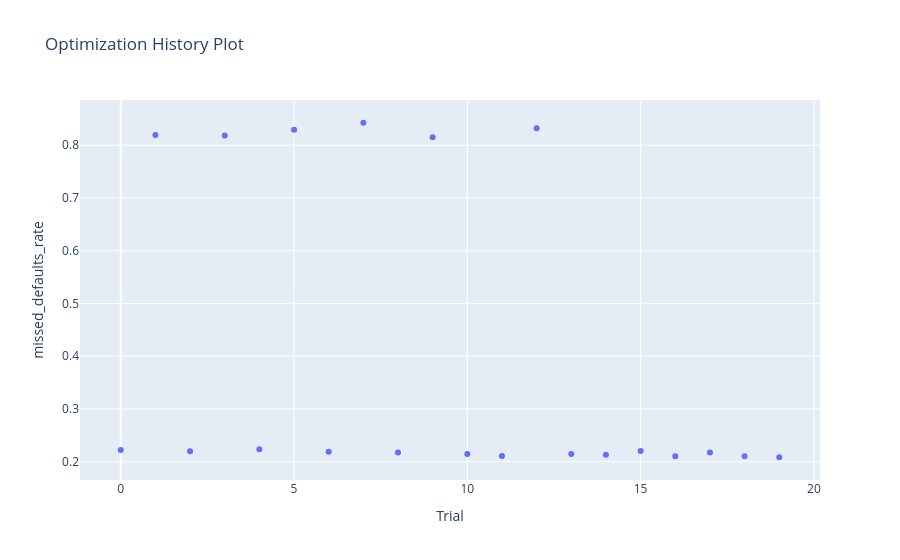
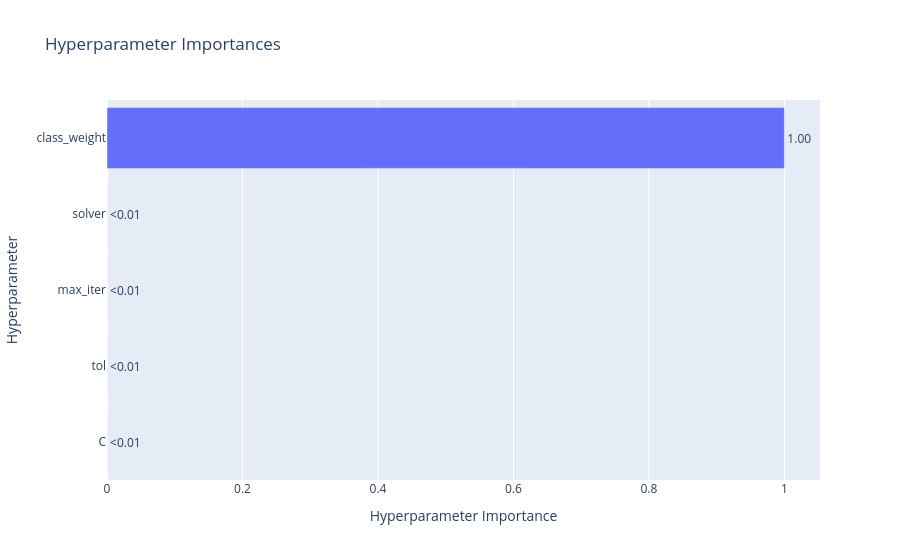
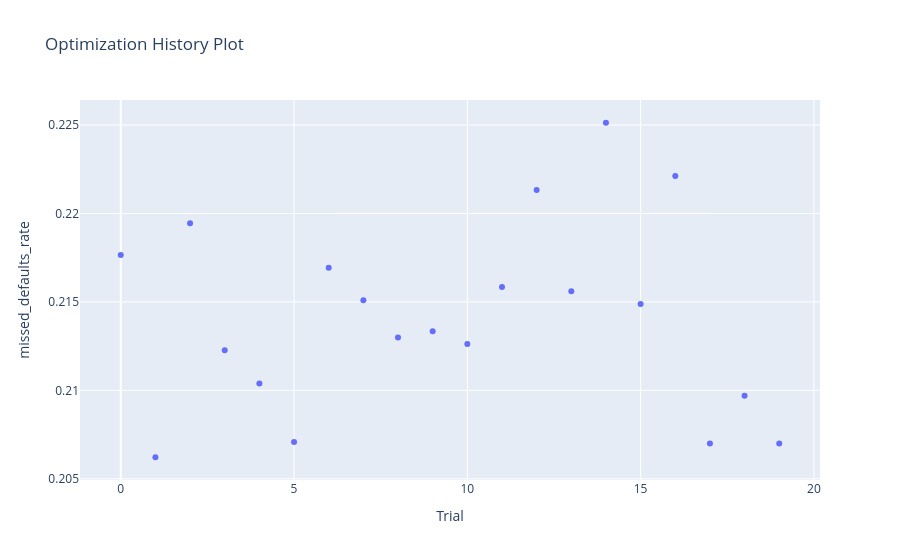
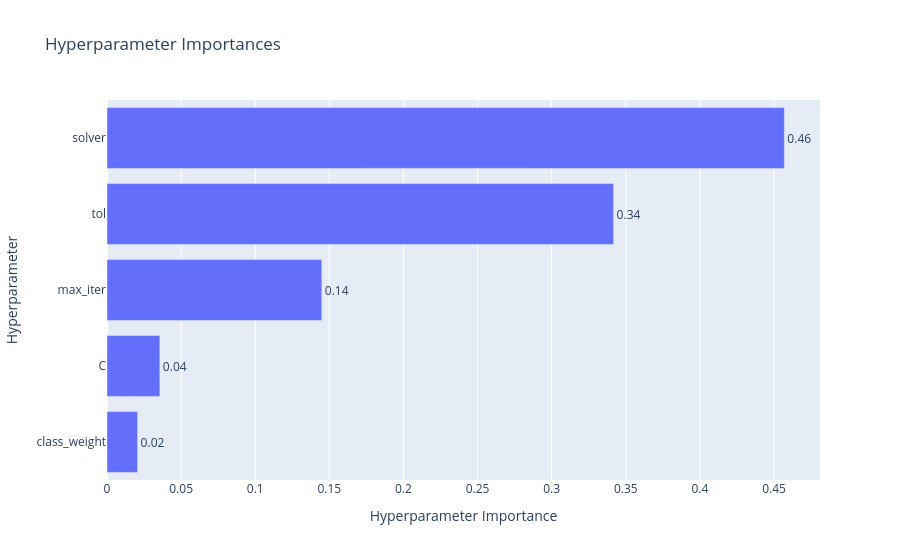

Notebook source saved alongside these figures, in order:
### Code cell
def get_linear_params(trial):
    params = {
        "class_weight": trial.suggest_categorical("class_weight", [None, "balanced"]),
        "fit_intercept": True,
        "tol": trial.suggest_float("tol", 1e-4, 1e-2, log=True),
        "max_iter": trial.suggest_int("max_iter", 2000, 20000),
        "solver": trial.suggest_categorical("solver", ["lbfgs", "newton-cg", "newton-cholesky", "saga"]),
        "C": trial.suggest_float("C", 1e-4, 1e2, log=True),
        "random_state": RANDOM_STATE,
    }

    solver = params["solver"]
    if solver in ["lbfgs", "newton-cg", "newton-cholesky"]:
        params["l1_ratio"] = 0
    elif solver == "saga":
        params["l1_ratio"] = trial.suggest_float("l1_ratio", 0.0, 1.0)
    
    return params

def build_pipeline_fn(trial):
    model = LogisticRegression(**get_linear_params(trial))
    return get_base_pipeline(linear_preprocessor, model)

def build_best_pipeline_fn(best_params):
    model = LogisticRegression(**best_params, random_state=RANDOM_STATE)
    return get_base_pipeline(linear_preprocessor, model)

lr_best_params = run_optuna(build_pipeline_fn, build_best_pipeline_fn, "Logistic Regression")

def build_pipeline_fn(trial):
    model = LogisticRegression(**get_linear_params(trial))
    return get_ros_pipeline(linear_preprocessor, model)

def build_best_pipeline_fn(best_params):
    model = LogisticRegression(**best_params, random_state=RANDOM_STATE)
    return get_ros_pipeline(linear_preprocessor, model)

lr_os_best_params = run_optuna(build_pipeline_fn, build_best_pipeline_fn, "Logistic Regression with Over Sampler")

def build_pipeline_fn(trial):
    model = LogisticRegression(**get_linear_params(trial))
    return get_smote_pipeline(linear_preprocessor, model)

def build_best_pipeline_fn(best_params):
    model = LogisticRegression(**best_params, random_state=RANDOM_STATE)
    return get_smote_pipeline(linear_preprocessor, model)

lr_smote_best_params = run_optuna(build_pipeline_fn, build_best_pipeline_fn, "Logistic Regression with SMOTE")

# def build_pipeline_fn(trial):
#     model = LogisticRegression(**get_linear_params(trial))
#     return get_rus_pipeline(linear_preprocessor, model)

# def build_best_pipeline_fn(best_params):
#     model = LogisticRegression(**best_params, random_state=RANDOM_STATE)
#     return get_rus_pipeline(linear_preprocessor, model)

# lr_us_best_params = run_optuna(build_pipeline_fn, build_best_pipeline_fn, "Logistic Regression with Under Sampler")

# def build_pipeline_fn(trial):
#     model = LogisticRegression(**get_linear_params(trial))
#     return get_cc_pipeline(linear_preprocessor, model)

# def build_best_pipeline_fn(best_params):
#     model = LogisticRegression(**best_params, random_state=RANDOM_STATE)
#     return get_cc_pipeline(linear_preprocessor, model)

# lr_cc_best_params = run_optuna(build_pipeline_fn, build_best_pipeline_fn, "Logistic Regression with Cluster Centroids")

### Figure 1 — Plotly figure (JSON) as saved in the notebook; plotly's stock layout.template omitted (floating-point values rounded to 4 significant figures)
{"data": [{"mode": "markers", "name": "missed_defaults_rate", "type": "scatter", "x": [0, 1, 2, 3, 4, 5, 6, 7, 8, 9, 10, 11, 12, 13, 14, 15, 16, 17, 18, 19], "y": [0.2222, 0.8192, 0.2198, 0.8186, 0.2236, 0.8292, 0.2189, 0.8427, 0.2174, 0.8153, 0.2142, 0.2108, 0.8321, 0.2144, 0.2132, 0.2203, 0.2104, 0.2171, 0.21, 0.2083]}, {"marker": {"color": "#cccccc"}, "mode": "markers", "name": "Infeasible Trial", "showlegend": false, "type": "scatter", "x": [], "y": []}], "layout": {"title": {"text": "Optimization History Plot"}, "xaxis": {"title": {"text": "Trial"}}, "yaxis": {"title": {"text": "missed_defaults_rate"}}}}

### Figure 2 — Plotly figure (JSON) as saved in the notebook; plotly's stock layout.template omitted (floating-point values rounded to 4 significant figures)
{"data": [{"cliponaxis": false, "hovertemplate": ["C (FloatDistribution): 1.0727311922897202e-05<extra></extra>", "tol (FloatDistribution): 2.1967192927023578e-05<extra></extra>", "max_iter (IntDistribution): 4.681156250986677e-05<extra></extra>", "solver (CategoricalDistribution): 4.894653238499301e-05<extra></extra>", "class_weight (CategoricalDistribution): 0.9998715474002552<extra></extra>"], "name": "missed_defaults_rate", "orientation": "h", "text": ["<0.01", "<0.01", "<0.01", "<0.01", "1.00"], "textposition": "outside", "type": "bar", "x": [1.073e-05, 2.197e-05, 4.681e-05, 4.895e-05, 0.9999], "y": ["C", "tol", "max_iter", "solver", "class_weight"]}], "layout": {"title": {"text": "Hyperparameter Importances"}, "xaxis": {"title": {"text": "Hyperparameter Importance"}}, "yaxis": {"title": {"text": "Hyperparameter"}}}}

### Figure 3 — Plotly figure (JSON) as saved in the notebook; plotly's stock layout.template omitted (floating-point values rounded to 4 significant figures)
{"data": [{"mode": "markers", "name": "missed_defaults_rate", "type": "scatter", "x": [0, 1, 2, 3, 4, 5, 6, 7, 8, 9, 10, 11, 12, 13, 14, 15, 16, 17, 18, 19], "y": [0.2177, 0.2062, 0.2194, 0.2123, 0.2104, 0.2071, 0.2169, 0.2151, 0.213, 0.2133, 0.2126, 0.2158, 0.2213, 0.2156, 0.2251, 0.2149, 0.2221, 0.207, 0.2097, 0.207]}, {"marker": {"color": "#cccccc"}, "mode": "markers", "name": "Infeasible Trial", "showlegend": false, "type": "scatter", "x": [], "y": []}], "layout": {"title": {"text": "Optimization History Plot"}, "xaxis": {"title": {"text": "Trial"}}, "yaxis": {"title": {"text": "missed_defaults_rate"}}}}

### Figure 4 — Plotly figure (JSON) as saved in the notebook; plotly's stock layout.template omitted (floating-point values rounded to 4 significant figures)
{"data": [{"cliponaxis": false, "hovertemplate": ["class_weight (CategoricalDistribution): 0.020647300279965884<extra></extra>", "C (FloatDistribution): 0.035667586010405296<extra></extra>", "max_iter (IntDistribution): 0.14492882508590654<extra></extra>", "tol (FloatDistribution): 0.34178642882311716<extra></extra>", "solver (CategoricalDistribution): 0.45696985980060506<extra></extra>"], "name": "missed_defaults_rate", "orientation": "h", "text": ["0.02", "0.04", "0.14", "0.34", "0.46"], "textposition": "outside", "type": "bar", "x": [0.02065, 0.03567, 0.1449, 0.3418, 0.457], "y": ["class_weight", "C", "max_iter", "tol", "solver"]}], "layout": {"title": {"text": "Hyperparameter Importances"}, "xaxis": {"title": {"text": "Hyperparameter Importance"}}, "yaxis": {"title": {"text": "Hyperparameter"}}}}
